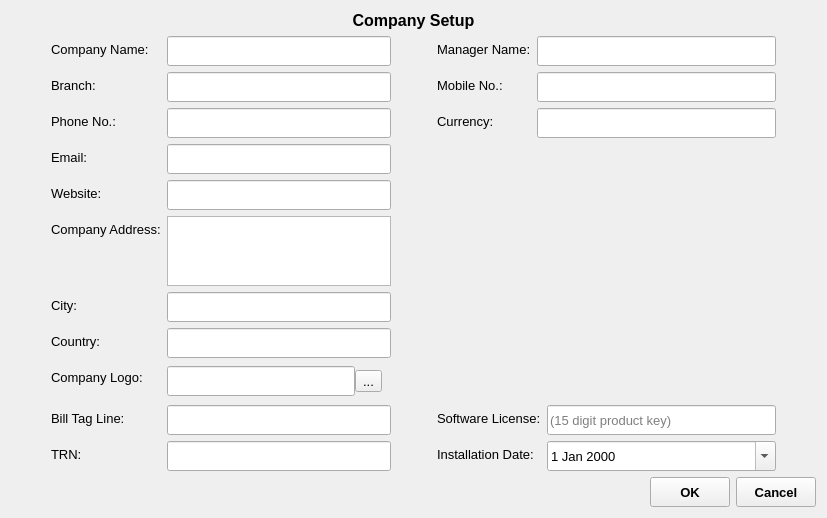
<?xml version="1.0" encoding="UTF-8"?>
<ui version="4.0">
 <class>CompanyProfileWidget</class>
 <widget class="QWidget" name="CompanyProfileWidget">
  <property name="geometry">
   <rect>
    <x>0</x>
    <y>0</y>
    <width>827</width>
    <height>518</height>
   </rect>
  </property>
  <property name="font">
   <font>
    <family>Microsoft YaHei UI</family>
    <pointsize>10</pointsize>
   </font>
  </property>
  <property name="windowTitle">
   <string>Form</string>
  </property>
  <layout class="QVBoxLayout" name="verticalLayout_2">
   <item>
    <widget class="QLabel" name="label">
     <property name="font">
      <font>
       <pointsize>12</pointsize>
       <weight>75</weight>
       <bold>true</bold>
      </font>
     </property>
     <property name="text">
      <string>Company Setup</string>
     </property>
     <property name="alignment">
      <set>Qt::AlignCenter</set>
     </property>
    </widget>
   </item>
   <item>
    <layout class="QHBoxLayout" name="horizontalLayout_3" stretch="0,1,0,1,0">
     <item>
      <spacer name="horizontalSpacer_4">
       <property name="orientation">
        <enum>Qt::Horizontal</enum>
       </property>
       <property name="sizeHint" stdset="0">
        <size>
         <width>40</width>
         <height>20</height>
        </size>
       </property>
      </spacer>
     </item>
     <item>
      <layout class="QFormLayout" name="formLayout">
       <item row="0" column="0">
        <widget class="QLabel" name="companyNameLabel">
         <property name="text">
          <string>Company Name:</string>
         </property>
        </widget>
       </item>
       <item row="0" column="1">
        <widget class="QLineEdit" name="companyNameLineEdit">
         <property name="minimumSize">
          <size>
           <width>0</width>
           <height>30</height>
          </size>
         </property>
        </widget>
       </item>
       <item row="1" column="0">
        <widget class="QLabel" name="branchLabel">
         <property name="text">
          <string>Branch:</string>
         </property>
        </widget>
       </item>
       <item row="1" column="1">
        <widget class="QLineEdit" name="branchLineEdit">
         <property name="minimumSize">
          <size>
           <width>0</width>
           <height>30</height>
          </size>
         </property>
        </widget>
       </item>
       <item row="2" column="0">
        <widget class="QLabel" name="phoneNoLabel">
         <property name="text">
          <string>Phone No.:</string>
         </property>
        </widget>
       </item>
       <item row="2" column="1">
        <widget class="QLineEdit" name="phoneNoLineEdit">
         <property name="minimumSize">
          <size>
           <width>0</width>
           <height>30</height>
          </size>
         </property>
        </widget>
       </item>
       <item row="3" column="0">
        <widget class="QLabel" name="emailLabel">
         <property name="text">
          <string>Email:</string>
         </property>
        </widget>
       </item>
       <item row="3" column="1">
        <widget class="QLineEdit" name="emailLineEdit">
         <property name="minimumSize">
          <size>
           <width>0</width>
           <height>30</height>
          </size>
         </property>
        </widget>
       </item>
       <item row="4" column="0">
        <widget class="QLabel" name="webSiteLabel">
         <property name="text">
          <string>Website:</string>
         </property>
        </widget>
       </item>
       <item row="4" column="1">
        <widget class="QLineEdit" name="webSiteLineEdit">
         <property name="minimumSize">
          <size>
           <width>0</width>
           <height>30</height>
          </size>
         </property>
        </widget>
       </item>
       <item row="5" column="0">
        <widget class="QLabel" name="companyAddressLabel">
         <property name="text">
          <string>Company Address:</string>
         </property>
        </widget>
       </item>
       <item row="5" column="1">
        <widget class="QPlainTextEdit" name="companyAddressPlainTextEdit">
         <property name="minimumSize">
          <size>
           <width>0</width>
           <height>70</height>
          </size>
         </property>
         <property name="maximumSize">
          <size>
           <width>16777215</width>
           <height>70</height>
          </size>
         </property>
         <property name="plainText">
          <string/>
         </property>
        </widget>
       </item>
       <item row="6" column="0">
        <widget class="QLabel" name="cityLabel">
         <property name="text">
          <string>City:</string>
         </property>
        </widget>
       </item>
       <item row="6" column="1">
        <widget class="QLineEdit" name="cityLineEdit">
         <property name="minimumSize">
          <size>
           <width>0</width>
           <height>30</height>
          </size>
         </property>
        </widget>
       </item>
       <item row="7" column="0">
        <widget class="QLabel" name="countryLabel">
         <property name="text">
          <string>Country:</string>
         </property>
        </widget>
       </item>
       <item row="7" column="1">
        <widget class="QLineEdit" name="countryLineEdit">
         <property name="minimumSize">
          <size>
           <width>0</width>
           <height>30</height>
          </size>
         </property>
        </widget>
       </item>
       <item row="8" column="0">
        <widget class="QLabel" name="companyLogoLabel">
         <property name="text">
          <string>Company Logo:</string>
         </property>
        </widget>
       </item>
       <item row="8" column="1">
        <widget class="QWidget" name="companyLogoWidget" native="true">
         <property name="minimumSize">
          <size>
           <width>0</width>
           <height>30</height>
          </size>
         </property>
         <layout class="QHBoxLayout" name="horizontalLayout_2">
          <property name="spacing">
           <number>0</number>
          </property>
          <property name="leftMargin">
           <number>0</number>
          </property>
          <property name="topMargin">
           <number>0</number>
          </property>
          <property name="bottomMargin">
           <number>0</number>
          </property>
          <item>
           <widget class="QLineEdit" name="logoLineEdit">
            <property name="minimumSize">
             <size>
              <width>0</width>
              <height>30</height>
             </size>
            </property>
           </widget>
          </item>
          <item>
           <widget class="QToolButton" name="uploadButton">
            <property name="text">
             <string>...</string>
            </property>
           </widget>
          </item>
         </layout>
        </widget>
       </item>
       <item row="9" column="0">
        <widget class="QLabel" name="billTagLineLabel">
         <property name="text">
          <string>Bill Tag Line:</string>
         </property>
        </widget>
       </item>
       <item row="9" column="1">
        <widget class="QLineEdit" name="billTagLineLineEdit">
         <property name="minimumSize">
          <size>
           <width>0</width>
           <height>30</height>
          </size>
         </property>
        </widget>
       </item>
       <item row="10" column="0">
        <widget class="QLabel" name="tRNLabel">
         <property name="text">
          <string>TRN:</string>
         </property>
        </widget>
       </item>
       <item row="10" column="1">
        <widget class="QLineEdit" name="tRNLineEdit">
         <property name="minimumSize">
          <size>
           <width>0</width>
           <height>30</height>
          </size>
         </property>
        </widget>
       </item>
      </layout>
     </item>
     <item>
      <spacer name="horizontalSpacer_2">
       <property name="orientation">
        <enum>Qt::Horizontal</enum>
       </property>
       <property name="sizeHint" stdset="0">
        <size>
         <width>40</width>
         <height>20</height>
        </size>
       </property>
      </spacer>
     </item>
     <item>
      <layout class="QVBoxLayout" name="verticalLayout">
       <item>
        <layout class="QFormLayout" name="formLayout_2">
         <item row="0" column="0">
          <widget class="QLabel" name="managerNameLabel">
           <property name="text">
            <string>Manager Name:</string>
           </property>
          </widget>
         </item>
         <item row="0" column="1">
          <widget class="QLineEdit" name="managerNameLineEdit">
           <property name="minimumSize">
            <size>
             <width>0</width>
             <height>30</height>
            </size>
           </property>
          </widget>
         </item>
         <item row="1" column="0">
          <widget class="QLabel" name="mobileNoLabel">
           <property name="text">
            <string>Mobile No.:</string>
           </property>
          </widget>
         </item>
         <item row="1" column="1">
          <widget class="QLineEdit" name="mobileNoLineEdit">
           <property name="minimumSize">
            <size>
             <width>0</width>
             <height>30</height>
            </size>
           </property>
          </widget>
         </item>
         <item row="2" column="0">
          <widget class="QLabel" name="currencyLabel">
           <property name="text">
            <string>Currency:</string>
           </property>
          </widget>
         </item>
         <item row="2" column="1">
          <widget class="QLineEdit" name="currencyLineEdit">
           <property name="minimumSize">
            <size>
             <width>0</width>
             <height>30</height>
            </size>
           </property>
          </widget>
         </item>
        </layout>
       </item>
       <item>
        <spacer name="verticalSpacer">
         <property name="orientation">
          <enum>Qt::Vertical</enum>
         </property>
         <property name="sizeHint" stdset="0">
          <size>
           <width>20</width>
           <height>40</height>
          </size>
         </property>
        </spacer>
       </item>
       <item>
        <layout class="QFormLayout" name="formLayout_3">
         <item row="0" column="0">
          <widget class="QLabel" name="softwareLicenseLabel">
           <property name="text">
            <string>Software License:</string>
           </property>
          </widget>
         </item>
         <item row="0" column="1">
          <widget class="QLineEdit" name="softwareLicenseLineEdit">
           <property name="minimumSize">
            <size>
             <width>0</width>
             <height>30</height>
            </size>
           </property>
           <property name="text">
            <string/>
           </property>
           <property name="placeholderText">
            <string>(15 digit product key)</string>
           </property>
          </widget>
         </item>
         <item row="1" column="0">
          <widget class="QLabel" name="installationDateLabel">
           <property name="text">
            <string>Installation Date:</string>
           </property>
          </widget>
         </item>
         <item row="1" column="1">
          <widget class="QDateEdit" name="installationDateDateEdit">
           <property name="minimumSize">
            <size>
             <width>0</width>
             <height>30</height>
            </size>
           </property>
           <property name="calendarPopup">
            <bool>true</bool>
           </property>
          </widget>
         </item>
        </layout>
       </item>
      </layout>
     </item>
     <item>
      <spacer name="horizontalSpacer_3">
       <property name="orientation">
        <enum>Qt::Horizontal</enum>
       </property>
       <property name="sizeHint" stdset="0">
        <size>
         <width>40</width>
         <height>20</height>
        </size>
       </property>
      </spacer>
     </item>
    </layout>
   </item>
   <item>
    <layout class="QHBoxLayout" name="horizontalLayout">
     <item>
      <spacer name="horizontalSpacer">
       <property name="orientation">
        <enum>Qt::Horizontal</enum>
       </property>
       <property name="sizeHint" stdset="0">
        <size>
         <width>40</width>
         <height>20</height>
        </size>
       </property>
      </spacer>
     </item>
     <item>
      <widget class="QToolButton" name="OKButton">
       <property name="minimumSize">
        <size>
         <width>80</width>
         <height>30</height>
        </size>
       </property>
       <property name="font">
        <font>
         <weight>75</weight>
         <bold>true</bold>
        </font>
       </property>
       <property name="text">
        <string>OK</string>
       </property>
      </widget>
     </item>
     <item>
      <widget class="QToolButton" name="cancelButton">
       <property name="minimumSize">
        <size>
         <width>80</width>
         <height>30</height>
        </size>
       </property>
       <property name="font">
        <font>
         <weight>75</weight>
         <bold>true</bold>
        </font>
       </property>
       <property name="text">
        <string>Cancel</string>
       </property>
      </widget>
     </item>
    </layout>
   </item>
  </layout>
 </widget>
 <resources/>
 <connections/>
</ui>
